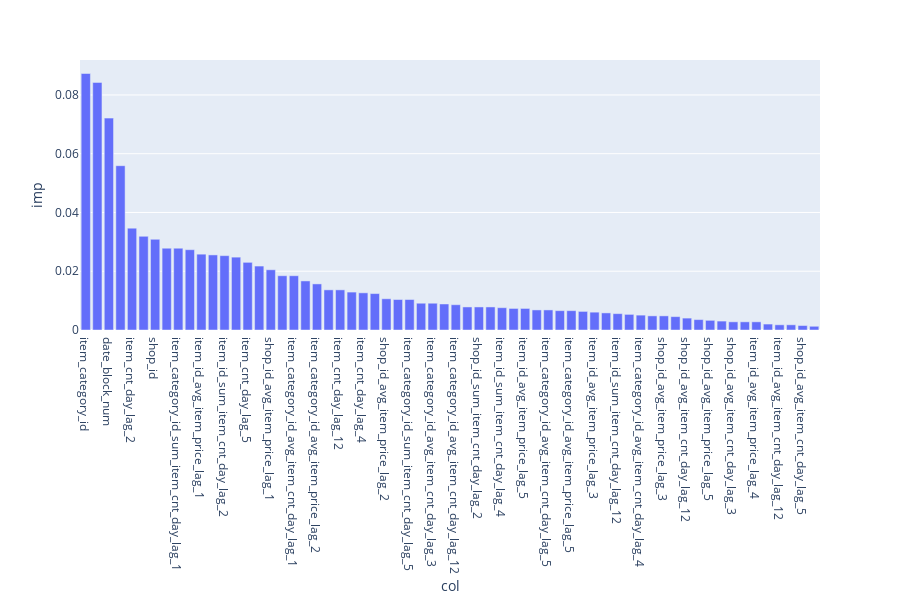

The cell this chart's notebook holds for it:
### Code cell
px.bar(feature_importances,x='col',y='imp')

### Figure 1 — Plotly figure (JSON) as saved in the notebook; plotly's stock layout.template omitted (floating-point values rounded to 4 significant figures)
{"data": [{"alignmentgroup": "True", "hoverlabel": {"namelength": 0}, "hovertemplate": "col=%{x}<br>imp=%{y}", "legendgroup": "", "marker": {"color": "#636efa"}, "name": "", "offsetgroup": "", "orientation": "v", "showlegend": false, "textposition": "auto", "type": "bar", "uid": "0fef2de9-ae37-492b-bf06-cda372f2ae0b", "x": ["item_category_id", "item_cnt_day_lag_1", "date_block_num", "item_id_sum_item_cnt_day_lag_1", "item_cnt_day_lag_2", "item_id_avg_item_cnt_day_lag_1", "shop_id", "item_id", "item_category_id_sum_item_cnt_day_lag_1", "item_category_id_sum_item_cnt_day_lag_2", "item_id_avg_item_price_lag_1", "item_category_id_avg_item_price_lag_1", "item_id_sum_item_cnt_day_lag_2", "item_cnt_day_lag_3", "item_cnt_day_lag_5", "shop_id_avg_item_cnt_day_lag_1", "shop_id_avg_item_price_lag_1", "item_category_id_avg_item_cnt_day_lag_2", "item_category_id_avg_item_cnt_day_lag_1", "item_category_id_sum_item_cnt_day_lag_4", "item_category_id_avg_item_price_lag_2", "item_category_id_sum_item_cnt_day_lag_3", "item_cnt_day_lag_12", "item_id_avg_item_price_lag_2", "item_cnt_day_lag_4", "item_id_sum_item_cnt_day_lag_3", "shop_id_avg_item_price_lag_2", "shop_id_sum_item_cnt_day_lag_1", "item_category_id_sum_item_cnt_day_lag_5", "item_id_avg_item_cnt_day_lag_4", "item_category_id_avg_item_cnt_day_lag_3", "shop_id_avg_item_cnt_day_lag_2", "item_category_id_avg_item_cnt_day_lag_12", "item_category_id_avg_item_price_lag_4", "shop_id_sum_item_cnt_day_lag_2", "item_id_avg_item_cnt_day_lag_2", "item_id_sum_item_cnt_day_lag_4", "item_category_id_avg_item_price_lag_12", "item_id_avg_item_price_lag_5", "shop_id_sum_item_cnt_day_lag_12", "item_category_id_avg_item_cnt_day_lag_5", "item_category_id_sum_item_cnt_day_lag_12", "item_category_id_avg_item_price_lag_5", "item_category_id_avg_item_price_lag_3", "item_id_avg_item_price_lag_3", "item_id_avg_item_cnt_day_lag_3", "item_id_sum_item_cnt_day_lag_12", "shop_id_sum_item_cnt_day_lag_5", "item_category_id_avg_item_cnt_day_lag_4", "item_id_sum_item_cnt_day_lag_5", "shop_id_avg_item_price_lag_3", "shop_id_avg_item_price_lag_4", "shop_id_avg_item_cnt_day_lag_12", "shop_id_sum_item_cnt_day_lag_4", "shop_id_avg_item_price_lag_5", "item_id_avg_item_price_lag_12", "shop_id_avg_item_cnt_day_lag_3", "item_id_avg_item_cnt_day_lag_5", "item_id_avg_item_price_lag_4", "shop_id_sum_item_cnt_day_lag_3", "item_id_avg_item_cnt_day_lag_12", "shop_id_avg_item_price_lag_12", "shop_id_avg_item_cnt_day_lag_5", "shop_id_avg_item_cnt_day_lag_4"], "xaxis": "x", "y": [0.0873, 0.08426, 0.07212, 0.05592, 0.03467, 0.03188, 0.03087, 0.02783, 0.02783, 0.02733, 0.02581, 0.02556, 0.0253, 0.0248, 0.02303, 0.02176, 0.0205, 0.01847, 0.01847, 0.0167, 0.01569, 0.01366, 0.01366, 0.0129, 0.01265, 0.0124, 0.01063, 0.01037, 0.01037, 0.009109, 0.009109, 0.008856, 0.008603, 0.007844, 0.007844, 0.007844, 0.007591, 0.007338, 0.007338, 0.006832, 0.006832, 0.006579, 0.006579, 0.006326, 0.006073, 0.00582, 0.005567, 0.005314, 0.005061, 0.004808, 0.004808, 0.004555, 0.004049, 0.003543, 0.003289, 0.003036, 0.002783, 0.002783, 0.002783, 0.002024, 0.001771, 0.001771, 0.001518, 0.001265], "yaxis": "y"}], "layout": {"barmode": "relative", "grid": {"xaxes": ["x"], "xgap": 0.1, "xside": "bottom", "yaxes": ["y"], "ygap": 0.1, "yside": "left"}, "height": 600, "legend": {"tracegroupgap": 0}, "margin": {"t": 60}, "xaxis": {"title": {"text": "col"}}, "yaxis": {"title": {"text": "imp"}}}}
